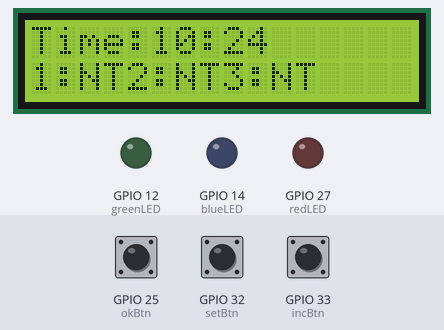
Bench run of a sketch on a simulated ESP32. Shown: 16×2 character LCD, output pins drawn as LEDs (lit = HIGH). Inputs (shaded band) come from the test bench; at power-on: GPIO 32 (setBtn) HIGH, GPIO 25 (okBtn) HIGH, GPIO 33 (incBtn) HIGH. WiFi joins after 1.5 s; servers stay silent unless stated; the local clock reads 2024-03-15 10:24:30 at power-on unless the sketch sets it; what the sketch prints to the serial monitor is not drawn.

Above: at 5.8 s.
5.9 s: GPIO 32 (setBtn) pulled LOW for 0.25 s
At 6.5 s:
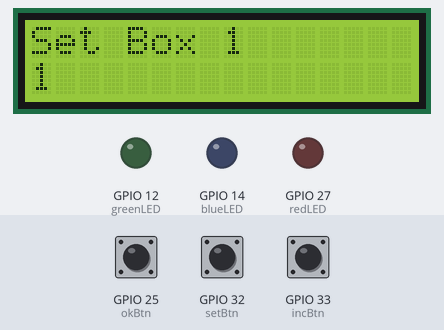
7.7 s: GPIO 25 (okBtn) pulled LOW for 1 s
At 8.37 s:
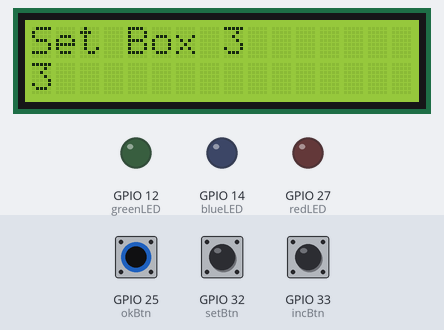
10.2 s: GPIO 32 (setBtn) pulled LOW for 1 s
At 11.4 s:
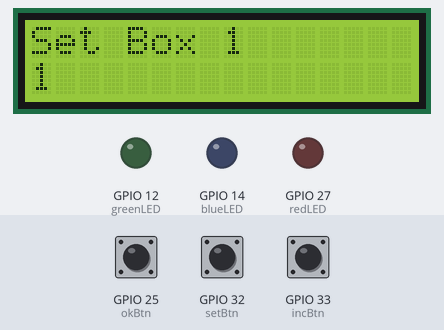
12.7 s: GPIO 33 (incBtn) pulled LOW for 1 s
At 14.7 s:
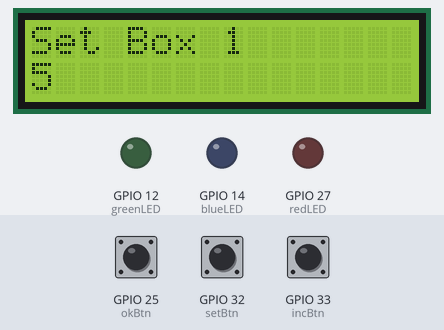
15.2 s: GPIO 33 (incBtn) pulled LOW for 0.25 s
At 16.2 s:
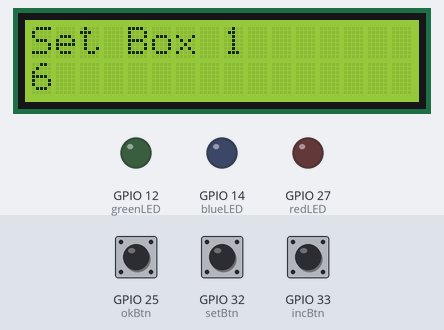
16.9 s: GPIO 25 (okBtn) pulled LOW for 3.2 s
At 31.3 s:
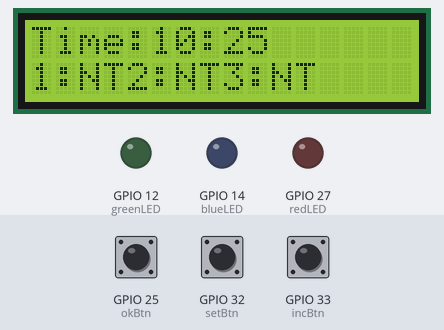
Timing chart, 0 to 31.6 s (numbered marks = the images above; inputs shaded):
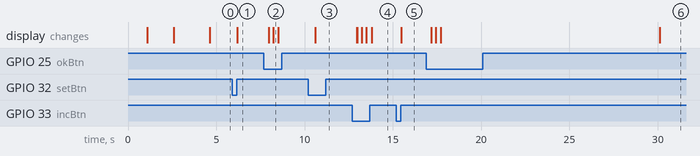

The sketch:

esp32_medicine_reminder.ino
```cpp
#include <Wire.h>
#include <LiquidCrystal_I2C.h>
#include "RTClib.h"
#include <WiFi.h>
#include <WebServer.h>

LiquidCrystal_I2C lcd(0x27, 16, 2);
RTC_DS3231 rtc;

// WiFi (use your hotspot/router)
const char* ssid = "ESP32";
const char* password = "12345678";

WebServer server(80);

// LEDs
int redLED = 27;
int blueLED = 14;
int greenLED = 12;

int buzzer = 13;

// Buttons
int setBtn = 32;
int incBtn = 33;
int okBtn  = 25;

// Alarm minutes
int m1 = 1, m2 = 2, m3 = 3;

int mode = 0;
int box = 1;

// Status
bool taken1 = false;
bool taken2 = false;
bool taken3 = false;

int activeBox = 0;
bool alarmTriggered = false;

// 🌐 Web Page (VIEW ONLY)
void handleRoot() {
  DateTime now = rtc.now();

  String html = "<!DOCTYPE html><html><head>";
  html += "<meta charset='UTF-8'>";
  html += "<meta name='viewport' content='width=device-width, initial-scale=1'>";
  html += "<meta http-equiv='refresh' content='2'/>";

  html += "<style>";
  html += "body{font-family:Arial;background:#0f172a;color:white;text-align:center;margin:0;}";
  html += ".container{padding:20px;}";
  html += ".title{font-size:28px;margin-bottom:10px;}";
  html += ".time{font-size:40px;margin:20px 0;color:#38bdf8;}";
  html += ".card{background:#1e293b;margin:10px auto;padding:15px;border-radius:12px;width:80%;max-width:300px;}";
  html += ".taken{color:#22c55e;font-weight:bold;}";
  html += ".not{color:#ef4444;font-weight:bold;}";
  html += "</style>";

  html += "</head><body><div class='container'>";
  html += "<div class='title'>Medicine Reminder</div>";

  html += "<div class='time'>";
  html += String(now.hour()) + ":" + String(now.minute());
  html += "</div>";

  // Box 1
  html += "<div class='card'><h3>Box 1</h3>";
  html += "<p class='" + String(taken1 ? "taken" : "not") + "'>";
  html += taken1 ? "Taken" : "Not Taken";
  html += "</p></div>";

  // Box 2
  html += "<div class='card'><h3>Box 2</h3>";
  html += "<p class='" + String(taken2 ? "taken" : "not") + "'>";
  html += taken2 ? "Taken" : "Not Taken";
  html += "</p></div>";

  // Box 3
  html += "<div class='card'><h3>Box 3</h3>";
  html += "<p class='" + String(taken3 ? "taken" : "not") + "'>";
  html += taken3 ? "Taken" : "Not Taken";
  html += "</p></div>";

  html += "</div></body></html>";

  server.send(200, "text/html", html);
}

void setup() {
  Serial.begin(115200);

  Wire.begin(21, 22);
  lcd.init();
  lcd.backlight();
  rtc.begin();

  pinMode(redLED, OUTPUT);
  pinMode(blueLED, OUTPUT);
  pinMode(greenLED, OUTPUT);
  pinMode(buzzer, OUTPUT);

  pinMode(setBtn, INPUT_PULLUP);
  pinMode(incBtn, INPUT_PULLUP);
  pinMode(okBtn, INPUT_PULLUP);

  // WiFi
  WiFi.mode(WIFI_STA);
  WiFi.disconnect(true);
  delay(1000);

  WiFi.begin(ssid, password);

  lcd.print("Connecting WiFi");

  while (WiFi.status() != WL_CONNECTED) {
    delay(500);
    Serial.print(".");
  }

  lcd.clear();
  lcd.print("IP:");
  lcd.setCursor(0,1);
  lcd.print(WiFi.localIP());

  server.on("/", handleRoot);
  server.begin();

  delay(2000);
  lcd.clear();
}

void loop() {
  server.handleClient();

  DateTime now = rtc.now();

  // Enter setting mode
  if (digitalRead(setBtn) == LOW) {
    delay(250);
    mode = 1;
    box = 1;
    lcd.clear();
  }

  // Setting mode
  if (mode == 1) {
    lcd.setCursor(0,0);
    lcd.print("Set Box ");
    lcd.print(box);

    lcd.setCursor(0,1);
    if (box == 1) lcd.print(m1);
    if (box == 2) lcd.print(m2);
    if (box == 3) lcd.print(m3);

    if (digitalRead(incBtn) == LOW) {
      if (box == 1) m1 = (m1 + 1) % 60;
      if (box == 2) m2 = (m2 + 1) % 60;
      if (box == 3) m3 = (m3 + 1) % 60;
      delay(250);
      lcd.clear();
    }

    if (digitalRead(okBtn) == LOW) {
      delay(250);
      box++;
      if (box > 3) mode = 0;
      lcd.clear();
    }
    return;
  }

  // Display
  lcd.setCursor(0,0);
  lcd.print("Time:");
  lcd.print(now.hour());
  lcd.print(":");
  lcd.print(now.minute());

  lcd.setCursor(0,1);
  lcd.print("1:");
  lcd.print(taken1 ? "T " : "NT");
  lcd.print("2:");
  lcd.print(taken2 ? "T " : "NT");
  lcd.print("3:");
  lcd.print(taken3 ? "T" : "NT");

  // Reset outputs
  digitalWrite(redLED, LOW);
  digitalWrite(blueLED, LOW);
  digitalWrite(greenLED, LOW);
  noTone(buzzer);

  // Alarm logic
  if (now.minute() == m1 && now.second() < 10) {
    if (!alarmTriggered) {
      activeBox = 1;
      taken1 = false;
      alarmTriggered = true;
    }
    digitalWrite(redLED, HIGH);
    tone(buzzer, 1000);
  }

  if (now.minute() == m2 && now.second() < 10) {
    if (!alarmTriggered) {
      activeBox = 2;
      taken2 = false;
      alarmTriggered = true;
    }
    digitalWrite(blueLED, HIGH);
    tone(buzzer, 1200);
  }

  if (now.minute() == m3 && now.second() < 10) {
    if (!alarmTriggered) {
      activeBox = 3;
      taken3 = false;
      alarmTriggered = true;
    }
    digitalWrite(greenLED, HIGH);
    tone(buzzer, 1500);
  }

  if (now.second() > 10) {
    alarmTriggered = false;
  }

  // OK button
  if (mode == 0 && digitalRead(okBtn) == LOW) {

    if (activeBox == 1) taken1 = true;
    if (activeBox == 2) taken2 = true;
    if (activeBox == 3) taken3 = true;

    noTone(buzzer);
    digitalWrite(redLED, LOW);
    digitalWrite(blueLED, LOW);
    digitalWrite(greenLED, LOW);

    delay(300);
  }

  delay(200);
}
```

Measured:
- after the input at 5.9 s, the display: changes after 0.30 s (image 1)
- after the input at 7.7 s, the display: first changes after 0.26 s (image 2 shows a later state)
- after the input at 10.2 s, the display: changes after 0.41 s (image 3)
- after the input at 12.7 s, the display: first changes after 0.26 s (image 4 shows a later state)
- after the input at 15.2 s, the display: first changes after 0.26 s (image 5 shows a later state)
- after the input at 16.9 s, the display: first changes after 0.26 s (image 6 shows a later state)
